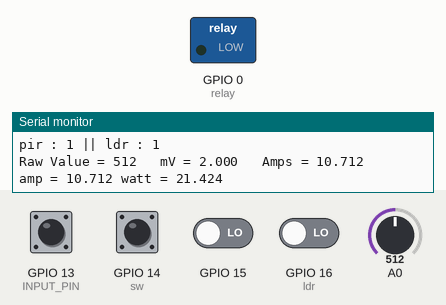
This sketch was run on a simulated ESP8266 (NodeMCU). Shown: switched loads named in the sketch (green lamp = pin HIGH), the last lines printed to the serial monitor. The test bench sets the inputs (shaded band); at power-on: GPIO 13 (INPUT_PIN), GPIO 14 (sw) HIGH, GPIO 15, GPIO 16 (ldr) LOW, A0 = 512. WiFi joins after 1.5 s; servers stay silent unless stated.

Above: at 3.0 s.
3.1 s: GPIO 13 (INPUT_PIN) pulled LOW for 1.25 s
At 4.7 s:
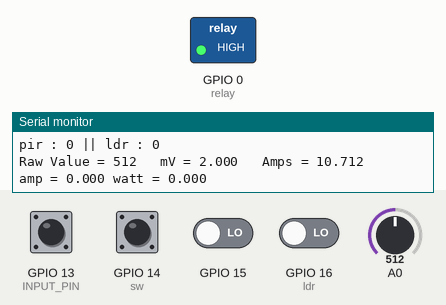
Timing chart, 0 to 6.4 s (numbered marks = the images above; inputs shaded):
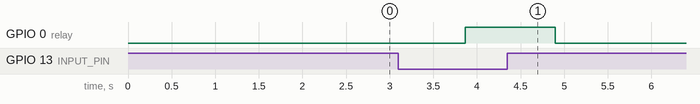

Measured:
- after the input at 3.1 s, GPIO 0 (relay): LOW → HIGH after 0.77 s, → LOW 1.0 s later

The sketch:

sketch_oct27a_finish_2v.ino
```cpp
#define BLYNK_PRINT Serial  // Blynk serial
#include <ESP8266WiFi.h>    // wifi
#include <BlynkSimpleEsp8266.h> // ไลบลารี่ Blynk app esp8266
#include <TridentTD_LineNotify.h> // line notify
#define LINE_TOKEN "Tc7MhOtauvqaGDoyJ0QOvXlNErqk05BPCbNvLa5DxFs"
#define INPUT_PIN 13


WidgetLED led1(V1);

int mVperAmp = 66; // use 100 for 20A Module and 66 for 30A Module
int RawValue= 0;
int ACSoffset = 2525;
double Voltage = 0;
double Amps = 0;

int ldr;

//float vi;
//float ii;
//float pi;
//float ei;
//int ledlevelA;

float VRMS = 0;
float vol = 0;
float am = 0;
float wat = 0;
float bath = 0;
float total = 0;

//timer
int Ti;

String eiei = "ค่าไฟที่ตอนนี้ คือ ";

BLYNK_WRITE(V5){
Ti = param.asInt();
}


BlynkTimer timer;
//char auth[] = "3Yk6obm-Iao-N7aF-52YLPTRCPN2hTXX";
char auth[] = "yUacjJGl6a1_YMlliconUg3JFxiBgjMe";
//char ssid[] = "SASASASAS";
//char password[] = "cc445566";
char ssid[] = "iSr4p";
char password[] = "sr12345678";


void sendSensor(){
 Blynk.virtualWrite(V2,wat);
 Blynk.virtualWrite(V3,bath);
 Blynk.virtualWrite(V10,vol);
 Blynk.virtualWrite(V11,am);
 Blynk.virtualWrite(V12,wat);
}

void noti(){
  LINE.notify("ค่าไฟที่ตอนนี้ คือ "+String(bath,3)+" Bath");
}


void setup() {
  Serial.begin(9600);

  WiFi.begin(ssid, password);

  while (WiFi.status() != WL_CONNECTED) {
  delay(500);
  Serial.print(".");
  }

  Serial.println("");
  Serial.println("WiFi connected");
  Serial.println("IP address: ");
  Serial.println(WiFi.localIP());

Serial.println(LINE.getVersion());
  LINE.setToken(LINE_TOKEN);
  Blynk.begin(auth, ssid, password);
//  pzem.setAddress(ip);
  timer.setInterval(1000L, sendSensor);
  timer.setInterval(60000L, noti);

  pinMode(0,OUTPUT); //relay
//  pinMode(5, INPUT); //pir
pinMode(INPUT_PIN, INPUT_PULLUP);
  pinMode(16, INPUT); //ldr
  pinMode(14, INPUT_PULLUP); //sw
}

void loop() {
  Blynk.run();
  timer.run();

//analogWrite(4, 10); levellight
//0=มีแสง 1=ไม่มี
//0*ไม่เจอ 1*เจอ

ldr = digitalRead(16);
int pir = digitalRead(INPUT_PIN);
int swauto = digitalRead(14);
int swlight = digitalRead(15);
RawValue = analogRead(A0);

//Voltage = (RawValue/1024.0)*5000; // Gets you mV

Voltage = (5*RawValue)/1023;
VRMS = (Voltage/2) *0.707;
Amps = (VRMS * 1000)/mVperAmp;

//Amps = ((Voltage - ACSoffset) / mVperAmp);
//Amps = (((RawValue-511)*5)/1023)/0.0645;

//for(int i = 0; i < 1000; i++) {
//Voltage = (Voltage + (.0049 * analogRead(A0)));
//delay(1);
//}
//Voltage = Voltage/1000;
//Amps = (Voltage-2.5)/0.066;

// if(watt )

if(swauto == 1){
  ldr = 1;
   if(ldr == 1 && pir == 1   ){
 digitalWrite(0,LOW);
  led1.on();
   vol = Voltage;
 am = Amps;
wat = (Voltage*Amps);
total = total + wat;
float demo = (Voltage*Amps)/3600;
float bathdemo = ((demo/1000) * 0.5);
bath = (bathdemo*3.222)+bath;
   }
   else {
   led1.off();
   ldr = 0;
digitalWrite(0,HIGH);

      vol = 0;
 am = 0;
wat = 0;
total = total + 0;
   }
}

else {
  if(swlight == 1 || Ti == 1){
   led1.on();
  digitalWrite(0,LOW);
   vol = Voltage;
 am = Amps;
wat = (Voltage*Amps);
total = total + wat;
float demo = (Voltage*Amps)/3600;
float bathdemo = ((demo/1000) * 0.5);
bath = (bathdemo*3.222)+bath;
   }


   else {
    led1.off();
    digitalWrite(0,HIGH);
      vol = 0;
 am = 0;
wat = 0;
total = total + 0;
   }
}


 Serial.print("pir : ");
 Serial.print(pir);
 Serial.print(" || ldr : ");
 Serial.println(ldr);

Serial.print("Raw Value = " ); // shows pre-scaled value
Serial.print(RawValue);
Serial.print("\t mV = "); // shows the voltage measured
Serial.print(Voltage,3); // the '3' after voltage allows you to
Serial.print("\t Amps = "); // shows the voltage measured
Serial.println(Amps,3);

Serial.print("amp = "); // shows the voltage measured
Serial.print(am,3); // the '3' after voltage allows you to
Serial.print(" watt = "); // shows the voltage measured
Serial.println(wat,3);
 delay(1000);
}
```
